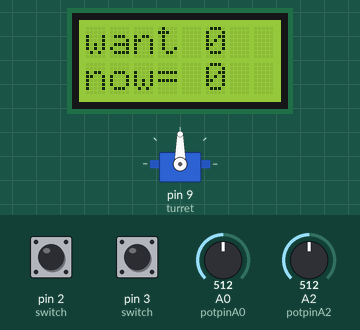
This sketch was run on a simulated Arduino Uno, built with avr-gcc and run on an emulated ATmega328P. Parts: servo, 8×2 character LCD. Inputs (shaded band) come from the test bench; at power-on: A2 (potpinA2) = 512, A0 (potpinA0) = 512, pin 3 (switch) HIGH, pin 2 (switch) HIGH.

Above: at 1.2 s.
1.3 s: A2 (potpinA2) set to 544
2.8 s: A2 (potpinA2) set to 568
At 3.3 s:
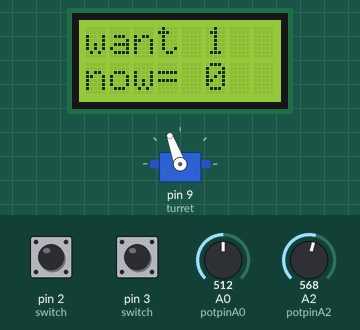
4.3 s: A0 (potpinA0) set to 900
At 5.5 s:
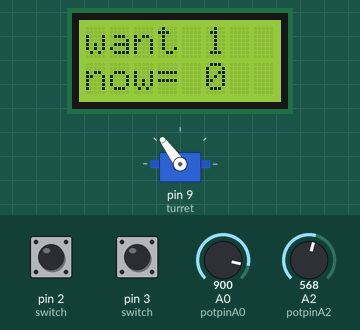
5.8 s: pin 3 (switch) pulled LOW for 1 s
At 7.8 s:
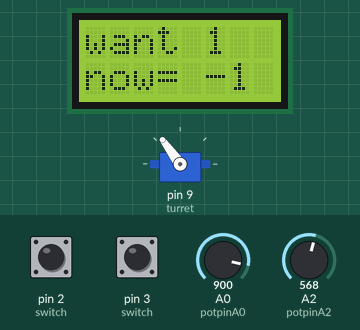
9.8 s: A2 (potpinA2) set to 515
At 10.1 s:
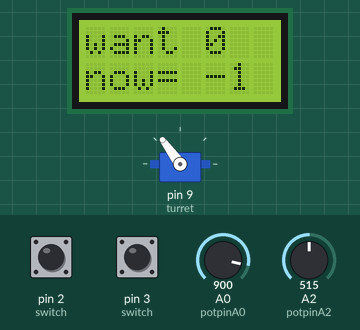
11.3 s: A2 (potpinA2) set to 485
At 12.3 s:
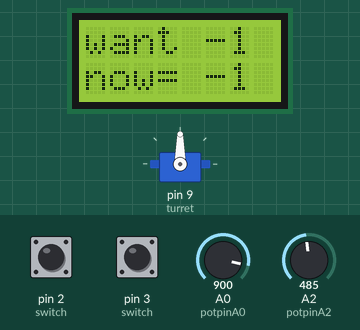
Timing chart, 0 to 14.3 s (numbered marks = the images above; inputs shaded):
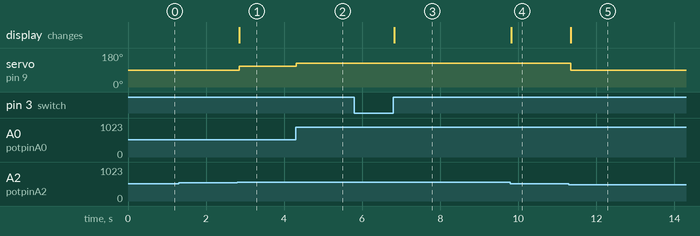

The sketch:

turretInterruptC.ino
```cpp
/*
turret_and_interrupt C, minor changes, slower redraws of display;
  Revision A, put debounce in Interrupts, eliminating flag var, ISR on RISING, B added LCDisplay
  CW switch should go to pin 2, CCW switch to pin 3
*/

#include <Servo.h>        // need this library to send servo pulses for VexPro motor controller
#include <LiquidCrystal.h>
      // initialize new object with the Arduino pins for 8x2 display
LiquidCrystal lcd(12,11,4,5,6,7);  // pins for sending data to LCD

Servo turret;                       // Create servo object to control motor controller of turret

int potpinA0 = A0;               // Analog pin used to read the rate potentiometer
int potpinA2 = A2;               // Analog pin used for positioning potentiometer
int dir;                              // will indicate direction turret needs to be turned

int wantedPosition = 0;         // reads the value from the analog pin controlling position

                                // current position will be used in loop and interrupts
volatile int currentPosition = 0;     // Keeps track of which gear cog turret is on;
                                      // 2 'volatiles' because reset by external events
volatile unsigned long last_interrupt_time = 0;  // global because both up and down interrupts
                                                                     // will use same time

//====================================
void setup()
{
         // Uno uses digital pin 2 (0), 3 (1) as interrupts 0 and 1; Mega has 4 more, D21 (2), 20 (3), 19 (4), 18 (5)
  pinMode(2,INPUT_PULLUP);     // 2 = Interrupt #0; will go low when (+) switch closes; may be redundant:
  pinMode(3,INPUT_PULLUP);     // 3 = Interrupt #1; will go low when (-) switch closes;
      // 										attachInterrupt may set Mode automatically
                       // enable internal pullup on 2,3; switch closing will pull pin LOW momentarily
                        // and reopening will pull again to HIGH, which we detect with RISING

  pinMode(9,OUTPUT);     // sends direction & rate 'servo mode' signal to motor controller

  turret.attach(9);            // Attaches the servo object to pin 9 for motor control
  Serial.begin(9600);
  attachInterrupt(0, up_1, RISING);  // D2 pin, reads switch that counts the cog number up;
                                   // RISING since it's the low-high transition upon switch reopening
                                  // you want to do the interrupt -- or is this much bouncier than first opening

  attachInterrupt(1, down_1, RISING); // D3 pin, reads switch that counts the cog number down

    // set up the LCD's number of columns and rows:
  lcd.begin(8,2);
  lcd.clear();

               // these LED's let you see the detection switch in action; same inputs wired to Interrupt pins
//  pinMode(4, INPUT_PULLUP);                 // Also read switch #1, the Interrupt on pin D2
//  pinMode(10, OUTPUT);               // LED #1, green LED goes off when switch closes on CW click, otherwise on
//  pinMode(5, INPUT_PULLUP);                 // Also read switch #2
//  pinMode(11, OUTPUT);               // LED #2, red LED, goes off when switch closes on CCW click, otherwise on
//  digitalWrite(4, HIGH);   // enable internal pullup on 4,5 also; switch closing will pull it LOW momentarily
//  digitalWrite(5, HIGH);

}  //end setup

//-------------------------------------
void loop()
{
// these var's are local to loop, but set only once
  static int rate = 0;                 // motor speed, set to fixed # for test
  static int prevRate = 0;            //  so we print rate only if value changed
  static int prevVal = 0;          // previous wanted position, to print only if changed
  static int wasPosition = 0;            //previous actual position, to print only if changed
  rate = analogRead(potpinA0);   // read the value of the rate pot

  rate = map(rate,0,1000,0,40);      // just to set speed; direction is set below

//  if (rate != prevRate)   // only print if rate changes; this is scaled rate, so it will be more stable, print less often
//    {Serial.print("rate is "); Serial.println(rate);}

// prevRate = rate;  // new value each loop, to see if it changes

  wantedPosition  = analogRead(potpinA2);          // reads the value of the position pot (between 0 and 1023)

  wantedPosition  = map(wantedPosition, 0, 1000, -9, 9);    // scale it to a position (stop at 9 clicks CCW or CW or somewhere between)
                // pot = zero volts tells position routine to go CCW, 5 v. tells it to go CW, 2.5 v, middle, would be stopped

//  if (wantedPosition != prevVal)   // only print if changed; using scaled position val, so it prints less often
//     {Serial.print("wantedPosition is "); Serial.println(wantedPosition);}
//  prevVal = wantedPosition;   // reset each loop, to detect changes for printing


 dir = wantedPosition - currentPosition;   // direction to turn, CW is +, CCW is -
              // e.g. starting at currentPosition 0, if wantedPosition is +10, you want dir to be +10; then, when currentPosition is 10, dir = 0, and motor stops;
              //when you get a new wantedPosition from pot, say -5, you want new dir to be -15, etc.

  if (dir > 0)   // i.e. if wantedPosition is > currentPosition, you're not at target, you want CW rotation
   {
    turret.write(90+rate);   // @ 90 deg = motor stopped, so you tell it to turn CW at 'rate'
    }
  else if (dir < 0)  // wantedPosition is < current currentPosition, you're not at target wantedPosition
                           // so you want CCW rotation
    {
    turret.write(90-rate);    // thus if 'rate' = 10, you get slow CCW rotation
    }
  else         // dir must be zero (wantedPosition = currentPosition), so you write neutral, stopped value to motor
    {
    turret.write(90);        // motor is off at 90
    }

//  if(currentPosition != wasPosition)   // if it's changed
//    {
//    Serial.print("currentPosition is "); Serial.println(currentPosition);
//    wasPosition = currentPosition;
//    }

//  digitalWrite(10, digitalRead(4));   // CW LED reflects hi or lo (switch closed) state of input pin
//  digitalWrite(11, digitalRead(5));  // CCW LED reflects state of that input pin

   static byte counter = 0; // zero it once
   if (counter = 5) {updateLCD(); counter = 0; }  // update screen every 5th loop
   counter++;

  delay(50);

}  // end loop

void updateLCD()
  {
      lcd.clear();
      lcd.print("want "); lcd.print(wantedPosition);

      lcd.setCursor(0,1);    // second line
      lcd.print("now= "); lcd.print(currentPosition);

  }  // end updateLCD

//----------ISR functions called by the + and - interrupts to update your (currentPosition)

void up_1()     // you've got a CW (+) click interrupt, so augment currentPosition, update last_interrupt_time globals;
{
  unsigned long interrupt_time = millis();  // millis() is not updated inside ISR but OK to use its value at instant of interrupt

     // If any interrupt comes faster than ___ms, assume it's a bounce and ignore
  if (interrupt_time - last_interrupt_time > 180) //  &&  dir != 0 would stop changes after target reached
    {
     ++currentPosition;       // augment currentPosition, if not at target position
     last_interrupt_time = interrupt_time;  // global var, should be reset only on good signal, > 100 ms from a valid one
    }
}  //end up
//--------------------------------------
void down_1()     // you got a CCW (-) click interrupt, so you decrement currentPosition, update last_interrupt_time
{
  unsigned long interrupt_time = millis();  // millis() is not updated inside ISR but OK to use its value at instant of interrupt

     // If interrupts come faster than ___ms, assume it's a bounce and ignore
  if (interrupt_time - last_interrupt_time > 180)  //  &&  dir != 0 would stop changes after target reached
    {
      --currentPosition;        // decrement currentPosition
      last_interrupt_time = interrupt_time;  // should be reset only on good signal, > 100 ms from a valid one
    }
}  // end down
```

Measured:
- the behaviour switches between 555 and 556 on A2 (potpinA2) (found by bisection; images 0 and 1)
- the behaviour switches between 500 and 499 on A2 (potpinA2) (found by bisection; images 4 and 5)
- after the input at 1.3 s, every drawn part: stays the same
- after the input at 2.8 s, servo on pin 9 (turret): 90° → 110° after 0.05 s; the display: changes after 0.05 s (image 1)
- after the input at 4.3 s, servo on pin 9 (turret): 110° → 126° at once
- after the input at 5.8 s, the display: changes after 1.0 s (image 3)
- after the input at 9.8 s, the display: changes at once (image 4)
- after the input at 11.3 s, servo on pin 9 (turret): 126° → 90° after 0.05 s; the display: changes after 0.05 s (image 5)
